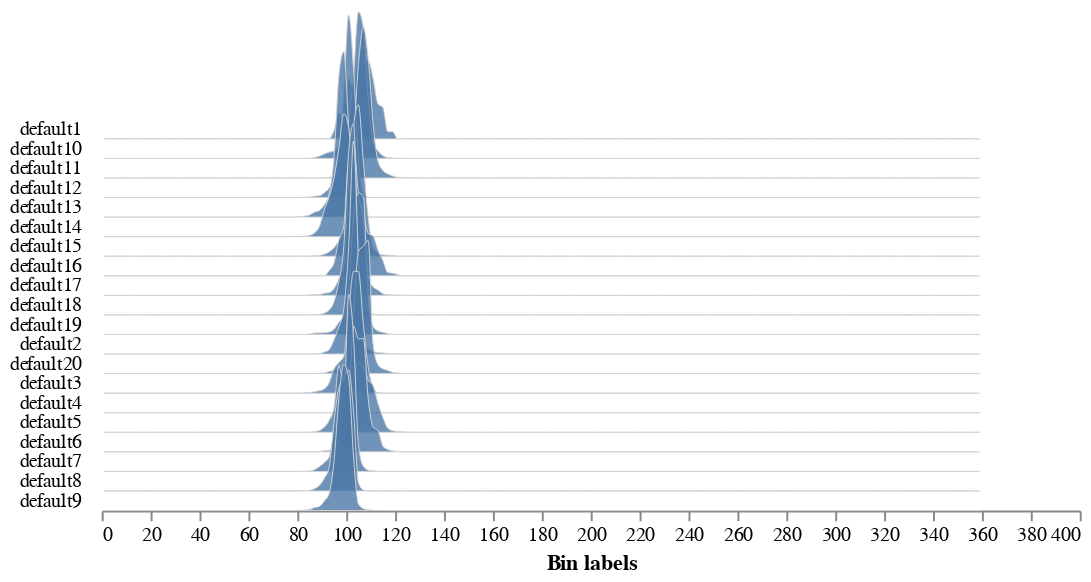

Notebook cell for this chart:
### Code cell
shape_img = pcv.analyze.color(rgb_img=img, labeled_mask=labeled_mask, n_labels=20, colorspaces="HSV")

### Figure 1 — Vega-Lite specification as saved in the notebook (floating-point values rounded to 4 significant figures; data arrays with more than 128 entries replaced by an {"elided": "..."} marker saying what was removed)
{"config": {"view": {"continuousWidth": 300, "continuousHeight": 300, "stroke": null}, "axis": {"grid": false}, "facet": {"columns": 1, "spacing": 0}, "title": {"anchor": "end"}}, "data": {"name": "data-6ac58d326905278fd3c7e6e1f62da0d8"}, "facet": {"field": "sample", "header": {"labelAngle": 0, "labelAlign": "left", "labelOrient": "left"}, "title": null, "type": "nominal"}, "spec": {"mark": {"type": "area", "fillOpacity": 0.8, "interpolate": "monotone", "stroke": "lightgray", "strokeWidth": 0.5}, "encoding": {"x": {"field": "label", "title": "Bin labels", "type": "quantitative"}, "y": {"axis": null, "field": "value", "scale": {"range": [10, -100]}, "type": "quantitative"}}, "height": 10, "width": 500}, "bounds": "flush", "$schema": "https://vega.github.io/schema/vega-lite/v5.8.0.json", "datasets": {"data-6ac58d326905278fd3c7e6e1f62da0d8": {"elided": "3600 records"}}}
